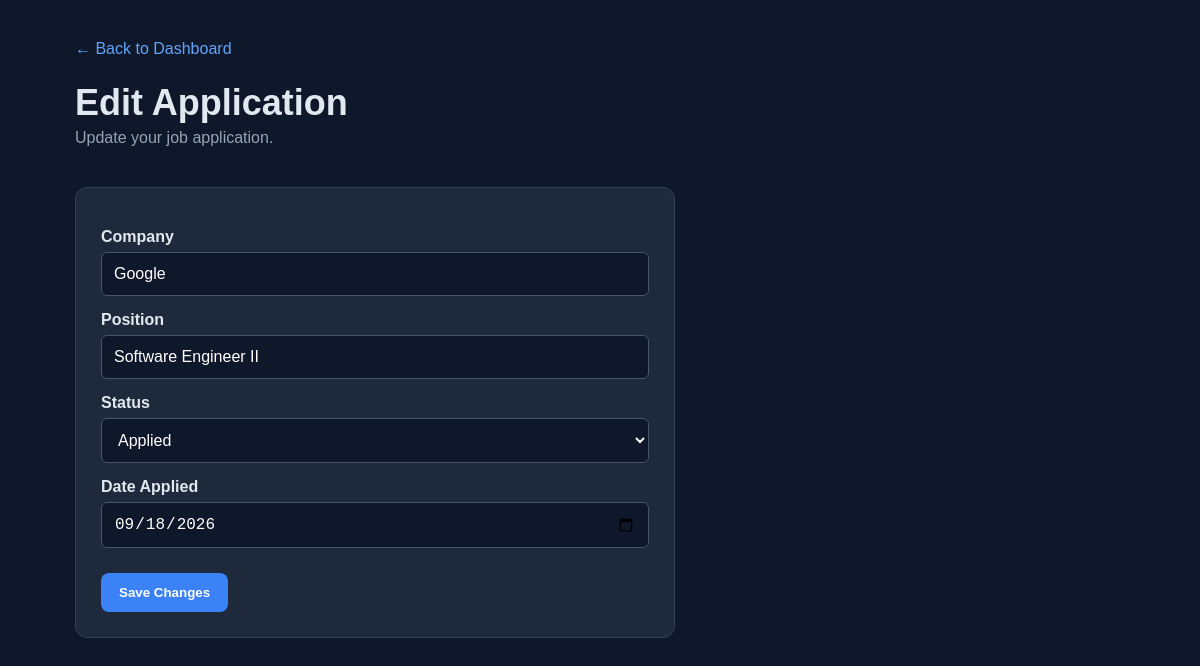
Screenshot of /edit/5 with the database file from the repository.
### tables this page shows
CREATE TABLE applications(
    id INTEGER PRIMARY KEY AUTOINCREMENT,
    company TEXT NOT NULL,
    position TEXT NOT NULL,
    status TEXT NOT NULL,
    date_applied TEXT NOT NULL
    );

### app.py (the view, shortened to what this page needs)
@app.route("/edit/<int:id>", methods=["GET", "POST"])
def edit_application(id):
    conn = sqlite3.connect("careerdash.db")
    conn.row_factory = sqlite3.Row
    application = conn.execute(
        "SELECT * FROM applications WHERE id = ?",
        (id,)
    ).fetchone()
    conn.close()
    return render_template("edit.html", application=application)

### templates/edit.html (shortened to what this page needs)
<!DOCTYPE html>
<html>
<head>
    <link rel="stylesheet" href="{{ url_for('static', filename='style.css') }}">
</head>
<body>
    <div class="container">
        <a href="/" class="back-link">← Back to Dashboard</a>
        <h1>Edit Application</h1>
        <p class="subtitle">Update your job application.</p>
        <form method="POST" class="application-form">
            <label for="company">Company</label>
            <input
                type="text"
                id="company"
                name="company"
                value="{{ application['company'] }}"
                required
            >
            <label for="position">Position</label>
            <input
                type="text"
                id="position"
                name="position"
                value="{{ application['position'] }}"
                required
            >
            <label for="status">Status</label>
            <select id="status" name="status">
                <option value="Applied">Applied</option>
            </select>
            <label for="date_applied">Date Applied</label>
            <input
                type="date"
                id="date_applied"
                name="date_applied"
                value="{{ application['date_applied'] }}"
                required
            >
            <button type="submit" class="save-button">
                Save Changes
            </button>
        </form>
    </div>
</body>
</html>

### static/style.css (style rules this page uses)
* { box-sizing: border-box; }
body { margin: 0; background-color: #0f172a; color: #e2e8f0; font-family: Arial, sans-serif; }
.container { max-width: 1100px; margin: 0 auto; padding: 40px 25px; }
h1 { margin-bottom: 5px; font-size: 36px; }
.subtitle { color: #94a3b8; margin-top: 0; margin-bottom: 40px; }
.application-form { background-color: #1e293b; border: 1px solid #334155; border-radius: 12px; padding: 25px; margin-top: 25px; max-width: 600px; }
.application-form label { display: block; margin-top: 15px; margin-bottom: 6px; font-weight: bold; }
.application-form input, .application-form select { width: 100%; padding: 12px; background-color: #0f172a; border: 1px solid #475569; border-radius: 6px; color: white; font-size: 16px; }
.save-button { margin-top: 25px; background-color: #3b82f6; color: white; border: none; padding: 12px 18px; border-radius: 8px; font-weight: bold; cursor: pointer; }
.back-link { color: #60a5fa; text-decoration: none; }

### rows the page displays
applications: company "Google", position "Software Engineer II", date_applied "09/18/2026"
